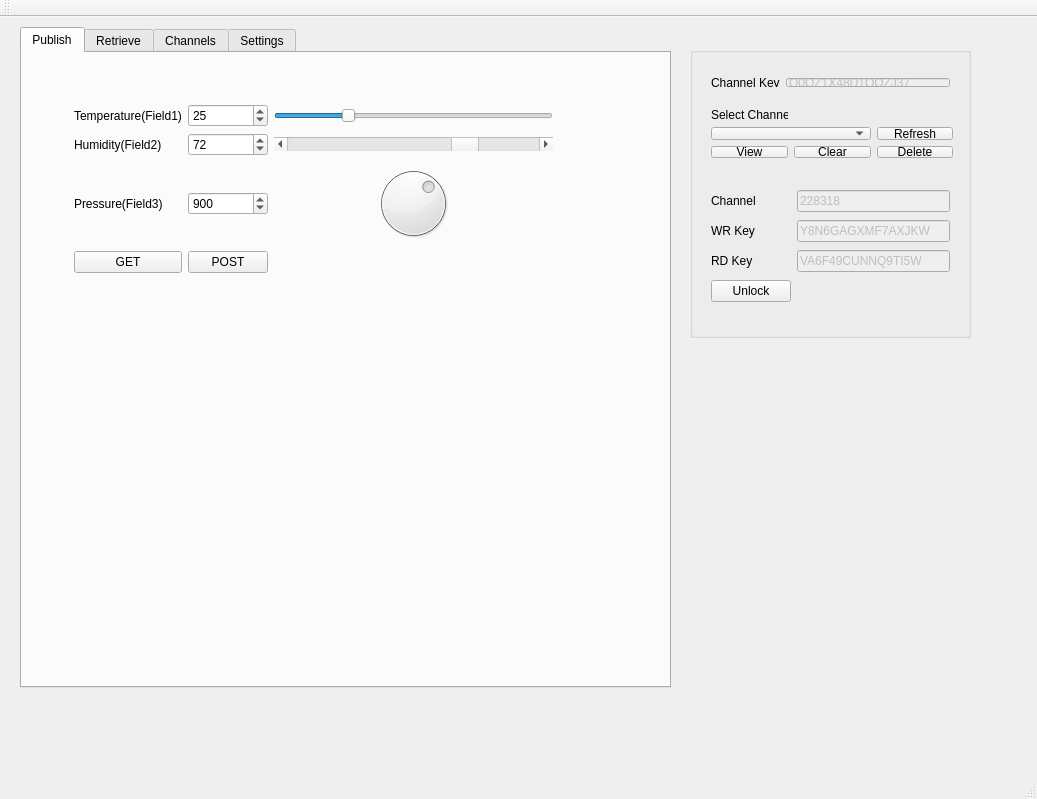
<?xml version="1.0" encoding="UTF-8"?>
<ui version="4.0">
 <class>MainWindow</class>
 <widget class="QMainWindow" name="MainWindow">
  <property name="geometry">
   <rect>
    <x>0</x>
    <y>0</y>
    <width>1037</width>
    <height>799</height>
   </rect>
  </property>
  <property name="windowTitle">
   <string>ThingSpeak Demo</string>
  </property>
  <widget class="QWidget" name="centralWidget">
   <widget class="QTabWidget" name="twMain">
    <property name="geometry">
     <rect>
      <x>20</x>
      <y>10</y>
      <width>651</width>
      <height>661</height>
     </rect>
    </property>
    <property name="currentIndex">
     <number>0</number>
    </property>
    <widget class="QWidget" name="tab">
     <attribute name="title">
      <string>Publish</string>
     </attribute>
     <widget class="QWidget" name="layoutWidget">
      <property name="geometry">
       <rect>
        <x>41</x>
        <y>40</y>
        <width>501</width>
        <height>191</height>
       </rect>
      </property>
      <layout class="QGridLayout" name="gridLayout_2">
       <item row="0" column="0">
        <widget class="QLabel" name="label_4">
         <property name="text">
          <string>Temperature(Field1)</string>
         </property>
        </widget>
       </item>
       <item row="0" column="1">
        <widget class="QSpinBox" name="sbField1">
         <property name="maximum">
          <number>100</number>
         </property>
         <property name="value">
          <number>25</number>
         </property>
        </widget>
       </item>
       <item row="0" column="2">
        <widget class="QSlider" name="horizontalSlider">
         <property name="value">
          <number>25</number>
         </property>
         <property name="orientation">
          <enum>Qt::Horizontal</enum>
         </property>
        </widget>
       </item>
       <item row="1" column="0">
        <widget class="QLabel" name="label_5">
         <property name="text">
          <string>Humidity(Field2)</string>
         </property>
        </widget>
       </item>
       <item row="1" column="1">
        <widget class="QSpinBox" name="sbField2">
         <property name="maximum">
          <number>100</number>
         </property>
         <property name="value">
          <number>72</number>
         </property>
        </widget>
       </item>
       <item row="1" column="2">
        <widget class="QScrollBar" name="horizontalScrollBar">
         <property name="value">
          <number>72</number>
         </property>
         <property name="orientation">
          <enum>Qt::Horizontal</enum>
         </property>
        </widget>
       </item>
       <item row="2" column="0">
        <widget class="QLabel" name="label_6">
         <property name="text">
          <string>Pressure(Field3)</string>
         </property>
        </widget>
       </item>
       <item row="2" column="1">
        <widget class="QSpinBox" name="sbField3">
         <property name="minimum">
          <number>260</number>
         </property>
         <property name="maximum">
          <number>1260</number>
         </property>
         <property name="value">
          <number>900</number>
         </property>
        </widget>
       </item>
       <item row="2" column="2">
        <widget class="QDial" name="dial">
         <property name="minimum">
          <number>260</number>
         </property>
         <property name="maximum">
          <number>1260</number>
         </property>
         <property name="value">
          <number>900</number>
         </property>
        </widget>
       </item>
       <item row="3" column="0">
        <widget class="QPushButton" name="pbPublish">
         <property name="text">
          <string>GET</string>
         </property>
        </widget>
       </item>
       <item row="3" column="1">
        <widget class="QPushButton" name="pbPublishPost">
         <property name="text">
          <string>POST</string>
         </property>
        </widget>
       </item>
      </layout>
     </widget>
    </widget>
    <widget class="QWidget" name="tab_2">
     <attribute name="title">
      <string>Retrieve</string>
     </attribute>
     <widget class="QPushButton" name="pbClear">
      <property name="geometry">
       <rect>
        <x>530</x>
        <y>20</y>
        <width>80</width>
        <height>22</height>
       </rect>
      </property>
      <property name="text">
       <string>Clear</string>
      </property>
     </widget>
     <widget class="QWidget" name="layoutWidget">
      <property name="geometry">
       <rect>
        <x>30</x>
        <y>10</y>
        <width>491</width>
        <height>41</height>
       </rect>
      </property>
      <layout class="QHBoxLayout" name="horizontalLayout">
       <item>
        <widget class="QComboBox" name="cbFields">
         <item>
          <property name="text">
           <string>All Fields</string>
          </property>
         </item>
         <item>
          <property name="text">
           <string>Field1</string>
          </property>
         </item>
         <item>
          <property name="text">
           <string>Field2</string>
          </property>
         </item>
         <item>
          <property name="text">
           <string>Field3</string>
          </property>
         </item>
        </widget>
       </item>
       <item>
        <widget class="QPushButton" name="pbRetrieve">
         <property name="text">
          <string>Retrieve</string>
         </property>
        </widget>
       </item>
       <item>
        <widget class="QLabel" name="label_8">
         <property name="text">
          <string>Last</string>
         </property>
        </widget>
       </item>
       <item>
        <widget class="QSpinBox" name="sbResults">
         <property name="value">
          <number>10</number>
         </property>
        </widget>
       </item>
       <item>
        <widget class="QLabel" name="label_9">
         <property name="text">
          <string>Results</string>
         </property>
        </widget>
       </item>
      </layout>
     </widget>
     <widget class="QTableWidget" name="tableFeeds">
      <property name="geometry">
       <rect>
        <x>30</x>
        <y>60</y>
        <width>591</width>
        <height>421</height>
       </rect>
      </property>
      <column>
       <property name="text">
        <string>Entry Id</string>
       </property>
      </column>
      <column>
       <property name="text">
        <string>Field1</string>
       </property>
      </column>
      <column>
       <property name="text">
        <string>Field2</string>
       </property>
      </column>
      <column>
       <property name="text">
        <string>Field3</string>
       </property>
      </column>
      <column>
       <property name="text">
        <string>Timestamp</string>
       </property>
      </column>
     </widget>
    </widget>
    <widget class="QWidget" name="tab_4">
     <attribute name="title">
      <string>Channels</string>
     </attribute>
     <widget class="QWidget" name="layoutWidget">
      <property name="geometry">
       <rect>
        <x>9</x>
        <y>11</y>
        <width>411</width>
        <height>151</height>
       </rect>
      </property>
      <layout class="QGridLayout" name="gridLayout_4">
       <item row="0" column="0" colspan="2">
        <widget class="QCheckBox" name="cbChNewEnabled">
         <property name="text">
          <string>Create a new channel</string>
         </property>
        </widget>
       </item>
       <item row="1" column="1">
        <widget class="QLineEdit" name="leChNewName"/>
       </item>
       <item row="2" column="1">
        <widget class="QTextEdit" name="teChNewDescription"/>
       </item>
       <item row="2" column="0">
        <widget class="QCheckBox" name="cbChNewDescription">
         <property name="text">
          <string>Description</string>
         </property>
        </widget>
       </item>
       <item row="1" column="0">
        <widget class="QCheckBox" name="cbChNewName">
         <property name="text">
          <string>Name</string>
         </property>
         <property name="checked">
          <bool>true</bool>
         </property>
        </widget>
       </item>
      </layout>
     </widget>
     <widget class="QWidget" name="layoutWidget">
      <property name="geometry">
       <rect>
        <x>10</x>
        <y>420</y>
        <width>421</width>
        <height>141</height>
       </rect>
      </property>
      <layout class="QGridLayout" name="gridLayout_3">
       <item row="0" column="0">
        <widget class="QCheckBox" name="cbChNewMetadata">
         <property name="text">
          <string>Meta Data</string>
         </property>
        </widget>
       </item>
       <item row="0" column="1">
        <widget class="QTextEdit" name="leChNewMetadata"/>
       </item>
       <item row="1" column="0">
        <widget class="QCheckBox" name="cbChNewTags">
         <property name="text">
          <string>Tags</string>
         </property>
        </widget>
       </item>
       <item row="1" column="1">
        <widget class="QLineEdit" name="leChNewTags"/>
       </item>
       <item row="2" column="0">
        <widget class="QCheckBox" name="checkBox_15">
         <property name="text">
          <string>Url</string>
         </property>
        </widget>
       </item>
       <item row="2" column="1">
        <widget class="QLineEdit" name="leChNewUrl"/>
       </item>
      </layout>
     </widget>
     <widget class="QWidget" name="layoutWidget">
      <property name="geometry">
       <rect>
        <x>10</x>
        <y>170</y>
        <width>417</width>
        <height>220</height>
       </rect>
      </property>
      <layout class="QGridLayout" name="gridLayout_6">
       <item row="0" column="0">
        <widget class="QCheckBox" name="cbChNewField1">
         <property name="text">
          <string>Field1</string>
         </property>
        </widget>
       </item>
       <item row="0" column="1">
        <widget class="QLineEdit" name="leChNewField1"/>
       </item>
       <item row="0" column="2">
        <widget class="QCheckBox" name="cbChNewField5">
         <property name="text">
          <string>Field5</string>
         </property>
        </widget>
       </item>
       <item row="0" column="3">
        <widget class="QLineEdit" name="leChNewField5"/>
       </item>
       <item row="1" column="0">
        <widget class="QCheckBox" name="cbChNewField2">
         <property name="text">
          <string>Field2</string>
         </property>
        </widget>
       </item>
       <item row="1" column="1">
        <widget class="QLineEdit" name="leChNewField2"/>
       </item>
       <item row="1" column="2">
        <widget class="QCheckBox" name="cbChNewField6">
         <property name="text">
          <string>Field6</string>
         </property>
        </widget>
       </item>
       <item row="1" column="3">
        <widget class="QLineEdit" name="leChNewField6"/>
       </item>
       <item row="2" column="0">
        <widget class="QCheckBox" name="cbChNewField3">
         <property name="text">
          <string>Field3</string>
         </property>
        </widget>
       </item>
       <item row="2" column="1">
        <widget class="QLineEdit" name="leChNewField3"/>
       </item>
       <item row="2" column="2">
        <widget class="QCheckBox" name="cbChNewField7">
         <property name="text">
          <string>Field7</string>
         </property>
        </widget>
       </item>
       <item row="2" column="3">
        <widget class="QLineEdit" name="leChNewField7"/>
       </item>
       <item row="3" column="0">
        <widget class="QCheckBox" name="cbChNewField4">
         <property name="text">
          <string>Field4</string>
         </property>
        </widget>
       </item>
       <item row="3" column="1">
        <widget class="QLineEdit" name="leChNewField4"/>
       </item>
       <item row="3" column="2">
        <widget class="QCheckBox" name="cbChNewField8">
         <property name="text">
          <string>Field8</string>
         </property>
        </widget>
       </item>
       <item row="3" column="3">
        <widget class="QLineEdit" name="leChNewField8"/>
       </item>
       <item row="4" column="0">
        <widget class="QCheckBox" name="cbChNewElevation">
         <property name="text">
          <string>Elevation</string>
         </property>
        </widget>
       </item>
       <item row="4" column="1">
        <widget class="QLineEdit" name="leChNewElevation"/>
       </item>
       <item row="5" column="0">
        <widget class="QCheckBox" name="cbChNewLongitude">
         <property name="text">
          <string>Longitude</string>
         </property>
        </widget>
       </item>
       <item row="5" column="1">
        <widget class="QLineEdit" name="leChNewLongitude"/>
       </item>
       <item row="7" column="0" colspan="2">
        <widget class="QCheckBox" name="cbChNewPublic">
         <property name="text">
          <string>Make this Channel Public</string>
         </property>
        </widget>
       </item>
       <item row="7" column="2" colspan="2">
        <widget class="QPushButton" name="pbChNewCreate">
         <property name="text">
          <string>Create</string>
         </property>
        </widget>
       </item>
       <item row="5" column="3">
        <widget class="QLineEdit" name="leChNewLattitude"/>
       </item>
       <item row="5" column="2">
        <widget class="QCheckBox" name="cbChNewLattitude">
         <property name="text">
          <string>Lattitude</string>
         </property>
        </widget>
       </item>
      </layout>
     </widget>
    </widget>
    <widget class="QWidget" name="tab_3">
     <attribute name="title">
      <string>Settings</string>
     </attribute>
    </widget>
   </widget>
   <widget class="QGroupBox" name="groupBox">
    <property name="geometry">
     <rect>
      <x>690</x>
      <y>30</y>
      <width>281</width>
      <height>291</height>
     </rect>
    </property>
    <property name="title">
     <string/>
    </property>
    <property name="flat">
     <bool>false</bool>
    </property>
    <widget class="QWidget" name="layoutWidget">
     <property name="geometry">
      <rect>
       <x>10</x>
       <y>50</y>
       <width>264</width>
       <height>72</height>
      </rect>
     </property>
     <layout class="QGridLayout" name="gridLayout_5">
      <item row="0" column="0">
       <widget class="QLabel" name="label_10">
        <property name="text">
         <string>Select Channel</string>
        </property>
       </widget>
      </item>
      <item row="1" column="0" colspan="2">
       <widget class="QComboBox" name="cbListChannels"/>
      </item>
      <item row="1" column="2">
       <widget class="QPushButton" name="pbListChanels">
        <property name="text">
         <string>Refresh</string>
        </property>
       </widget>
      </item>
      <item row="2" column="0">
       <widget class="QPushButton" name="pbChannelView">
        <property name="text">
         <string>View</string>
        </property>
       </widget>
      </item>
      <item row="2" column="1">
       <widget class="QPushButton" name="pbChannelClear">
        <property name="text">
         <string>Clear</string>
        </property>
       </widget>
      </item>
      <item row="2" column="2">
       <widget class="QPushButton" name="pbChannelDelete">
        <property name="text">
         <string>Delete</string>
        </property>
       </widget>
      </item>
     </layout>
    </widget>
    <widget class="QWidget" name="layoutWidget">
     <property name="geometry">
      <rect>
       <x>10</x>
       <y>20</y>
       <width>261</width>
       <height>31</height>
      </rect>
     </property>
     <layout class="QHBoxLayout" name="horizontalLayout_2">
      <item>
       <widget class="QLabel" name="label_7">
        <property name="text">
         <string>Channel Key</string>
        </property>
       </widget>
      </item>
      <item>
       <widget class="QLineEdit" name="leChKey">
        <property name="enabled">
         <bool>false</bool>
        </property>
        <property name="text">
         <string>O0QZ1X48D1QOZJ37</string>
        </property>
       </widget>
      </item>
     </layout>
    </widget>
    <widget class="QWidget" name="layoutWidget">
     <property name="geometry">
      <rect>
       <x>10</x>
       <y>130</y>
       <width>261</width>
       <height>141</height>
      </rect>
     </property>
     <layout class="QGridLayout" name="gridLayout">
      <item row="0" column="1">
       <widget class="QLineEdit" name="leChannelId">
        <property name="enabled">
         <bool>false</bool>
        </property>
        <property name="text">
         <string>228318</string>
        </property>
       </widget>
      </item>
      <item row="1" column="0">
       <widget class="QLabel" name="lblWRKey">
        <property name="text">
         <string>WR Key</string>
        </property>
       </widget>
      </item>
      <item row="1" column="1">
       <widget class="QLineEdit" name="leWRKey">
        <property name="enabled">
         <bool>false</bool>
        </property>
        <property name="text">
         <string>Y8N6GAGXMF7AXJKW</string>
        </property>
       </widget>
      </item>
      <item row="2" column="0">
       <widget class="QLabel" name="lblRDKey">
        <property name="text">
         <string>RD Key</string>
        </property>
       </widget>
      </item>
      <item row="3" column="0">
       <widget class="QPushButton" name="pbSettingsLock">
        <property name="text">
         <string>Unlock</string>
        </property>
       </widget>
      </item>
      <item row="2" column="1">
       <widget class="QLineEdit" name="leRDKey">
        <property name="enabled">
         <bool>false</bool>
        </property>
        <property name="text">
         <string>VA6F49CUNNQ9TI5W</string>
        </property>
       </widget>
      </item>
      <item row="0" column="0">
       <widget class="QLabel" name="lblChannel">
        <property name="text">
         <string>Channel</string>
        </property>
       </widget>
      </item>
     </layout>
    </widget>
   </widget>
  </widget>
  <widget class="QMenuBar" name="menuBar">
   <property name="geometry">
    <rect>
     <x>0</x>
     <y>0</y>
     <width>1037</width>
     <height>19</height>
    </rect>
   </property>
  </widget>
  <widget class="QToolBar" name="mainToolBar">
   <attribute name="toolBarArea">
    <enum>TopToolBarArea</enum>
   </attribute>
   <attribute name="toolBarBreak">
    <bool>false</bool>
   </attribute>
  </widget>
  <widget class="QStatusBar" name="statusBar"/>
 </widget>
 <layoutdefault spacing="6" margin="11"/>
 <resources/>
 <connections>
  <connection>
   <sender>sbField1</sender>
   <signal>valueChanged(int)</signal>
   <receiver>horizontalSlider</receiver>
   <slot>setValue(int)</slot>
   <hints>
    <hint type="sourcelabel">
     <x>240</x>
     <y>118</y>
    </hint>
    <hint type="destinationlabel">
     <x>348</x>
     <y>117</y>
    </hint>
   </hints>
  </connection>
  <connection>
   <sender>horizontalSlider</sender>
   <signal>valueChanged(int)</signal>
   <receiver>sbField1</receiver>
   <slot>setValue(int)</slot>
   <hints>
    <hint type="sourcelabel">
     <x>389</x>
     <y>121</y>
    </hint>
    <hint type="destinationlabel">
     <x>238</x>
     <y>120</y>
    </hint>
   </hints>
  </connection>
  <connection>
   <sender>dial</sender>
   <signal>valueChanged(int)</signal>
   <receiver>sbField3</receiver>
   <slot>setValue(int)</slot>
   <hints>
    <hint type="sourcelabel">
     <x>333</x>
     <y>230</y>
    </hint>
    <hint type="destinationlabel">
     <x>236</x>
     <y>221</y>
    </hint>
   </hints>
  </connection>
  <connection>
   <sender>horizontalScrollBar</sender>
   <signal>valueChanged(int)</signal>
   <receiver>sbField2</receiver>
   <slot>setValue(int)</slot>
   <hints>
    <hint type="sourcelabel">
     <x>270</x>
     <y>143</y>
    </hint>
    <hint type="destinationlabel">
     <x>231</x>
     <y>144</y>
    </hint>
   </hints>
  </connection>
  <connection>
   <sender>sbField3</sender>
   <signal>valueChanged(int)</signal>
   <receiver>dial</receiver>
   <slot>setValue(int)</slot>
   <hints>
    <hint type="sourcelabel">
     <x>241</x>
     <y>216</y>
    </hint>
    <hint type="destinationlabel">
     <x>339</x>
     <y>217</y>
    </hint>
   </hints>
  </connection>
  <connection>
   <sender>sbField2</sender>
   <signal>valueChanged(int)</signal>
   <receiver>horizontalScrollBar</receiver>
   <slot>setValue(int)</slot>
   <hints>
    <hint type="sourcelabel">
     <x>236</x>
     <y>153</y>
    </hint>
    <hint type="destinationlabel">
     <x>275</x>
     <y>145</y>
    </hint>
   </hints>
  </connection>
  <connection>
   <sender>pbClear</sender>
   <signal>clicked()</signal>
   <receiver>tableFeeds</receiver>
   <slot>clearContents()</slot>
   <hints>
    <hint type="sourcelabel">
     <x>558</x>
     <y>90</y>
    </hint>
    <hint type="destinationlabel">
     <x>558</x>
     <y>130</y>
    </hint>
   </hints>
  </connection>
 </connections>
</ui>
